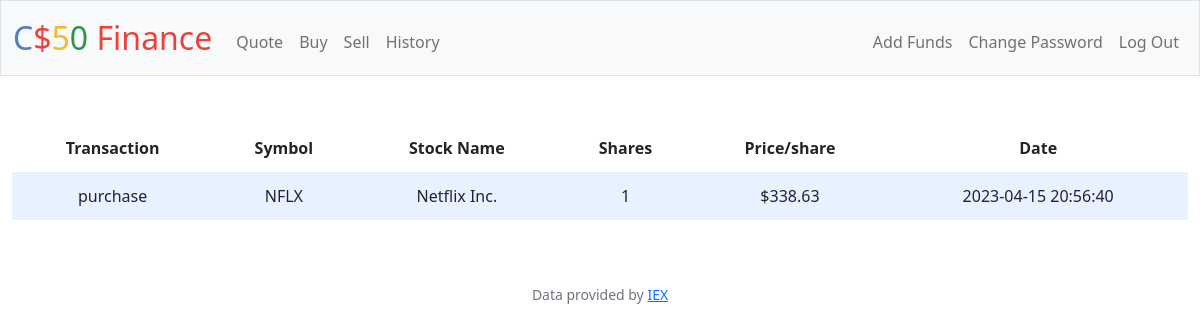
Screenshot of /history (signed in) with the database file from the repository.
### tables this page shows
CREATE TABLE date (
id INTEGER,
user_id,
stock TEXT,
stock_name TEXT,
type TEXT,
shares INTEGER,
value INTEGER,
time TEXT,
PRIMARY KEY(id),
FOREIGN KEY(user_id) REFERENCES users(id)
);

### app.py (the view)
@app.route("/history")
@login_required
def history():
    history = db.execute("SELECT stock, stock_name, shares, value, type, time FROM date WHERE user_id = ?", session["user_id"])
    return render_template("history.html", history=history)

### app.py (called while the page is built)
@app.after_request
def after_request(response):
    response.headers["Cache-Control"] = "no-cache, no-store, must-revalidate"
    response.headers["Expires"] = 0
    response.headers["Pragma"] = "no-cache"
    return response

### helpers.py (called while the page is built)
def login_required(f):
    @wraps(f)
    def decorated_function(*args, **kwargs):
        if session.get("user_id") is None:
            return redirect("/login")
        return f(*args, **kwargs)
    return decorated_function

### templates/history.html
{% extends "layout.html" %}
{% block main %}
    <div class="section">
            <table>
                <thead>
                    <tr>
                        <th>Transaction</th>
                        <th>Symbol</th>
                        <th>Stock Name</th>
                        <th>Shares</th>
                        <th>Price/share</th>
                        <th>Date</th>
                    </tr>
                </thead>
                <tbody class="history_table_body">
                    {% for row in history %}
                        <tr>
                            <td class="transaction">{{ row.type }}</td>
                            <td class="stock">{{ row.stock }}</td>
                            <td class="stock_name">{{ row.stock_name }}</td>
                            <td class="shares">{{ row.shares }}</td>
                            <td class="share_price">${{ row.value }}</td>
                            <td class="time">{{ row.time }}</td>
                        </tr>
                    {% endfor %}
                </tbody>
            </table>
        </div>
{% endblock %}

### static/styles.css (style rules this page uses)
table { background-color: transparent; margin-bottom: 1rem; margin-right: 5rem; width: 100%; }
table th, table td { padding: 0.75rem; vertical-align: middle; }
.history_table_body tr:nth-of-type(odd) { background-color: rgb(179, 208, 255, 0.3) }

### rows the page displays
date: type "purchase", stock "NFLX", stock_name "Netflix Inc.", shares "1", value "338.63", time "2023-04-15 20:56:40"
